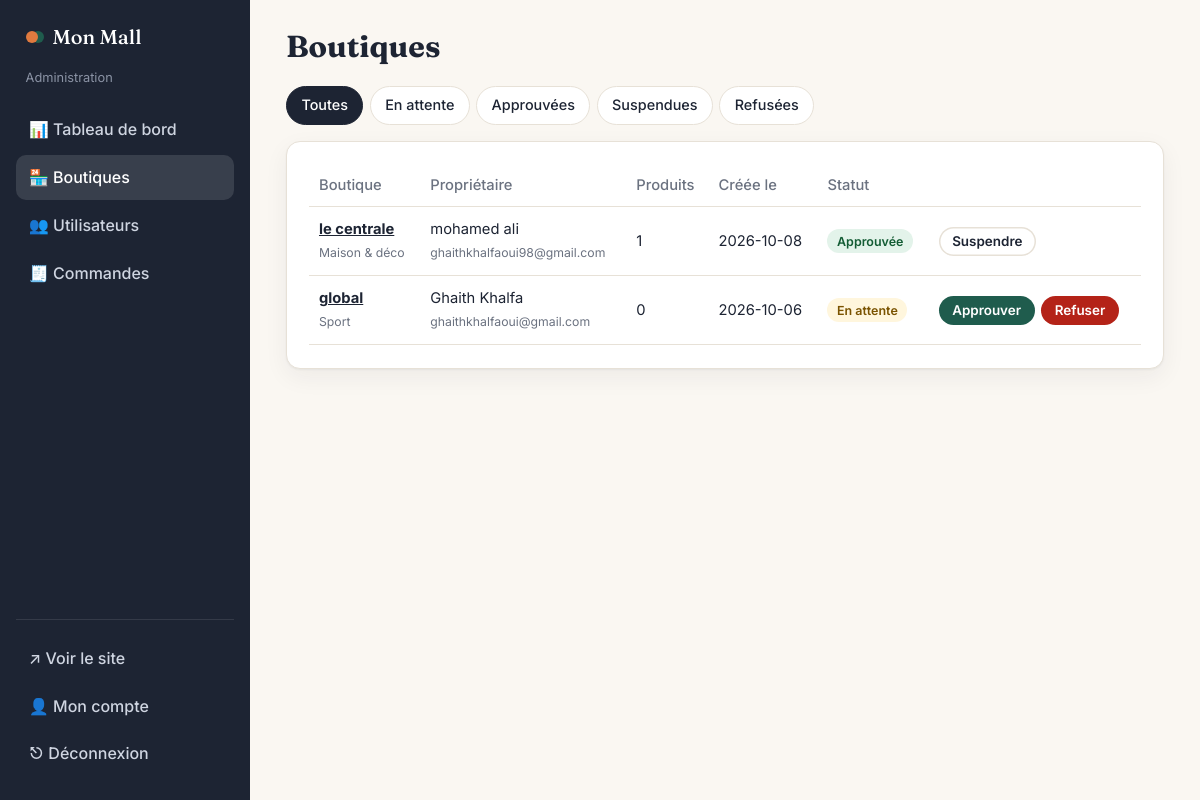
Page /admin/boutiques (signed in) on the committed database.
### tables this page shows
CREATE TABLE boutiques (
    id          INTEGER PRIMARY KEY AUTOINCREMENT,
    owner_id    INTEGER NOT NULL UNIQUE REFERENCES users(id) ON DELETE CASCADE,
    nom         TEXT NOT NULL,
    description TEXT,
    categorie   TEXT,
    telephone   TEXT,
    adresse     TEXT,
    logo        TEXT,
    statut      TEXT NOT NULL DEFAULT 'en_attente'
                CHECK (statut IN ('en_attente', 'approuvee', 'refusee', 'suspendue')),
    created_at  TEXT NOT NULL DEFAULT (datetime('now', 'localtime'))
);

CREATE TABLE users (
    id            INTEGER PRIMARY KEY AUTOINCREMENT,
    nom           TEXT NOT NULL,
    email         TEXT NOT NULL UNIQUE,
    telephone     TEXT,
    password_hash TEXT NOT NULL,
    role          TEXT NOT NULL CHECK (role IN ('client', 'vendeur', 'admin')),
    actif         INTEGER NOT NULL DEFAULT 1,
    created_at    TEXT NOT NULL DEFAULT (datetime('now', 'localtime'))
);

### app/admin.py (the view)
@admin_bp.route("/boutiques")
def boutiques():
    statut = request.args.get("statut", "")
    sql = """SELECT b.*, u.nom AS proprietaire, u.email,
                    (SELECT COUNT(*) FROM produits p WHERE p.boutique_id = b.id) AS nb_produits
             FROM boutiques b JOIN users u ON u.id = b.owner_id"""
    args = ()
    if statut:
        sql += " WHERE b.statut = ?"
        args = (statut,)
    return render_template("admin/boutiques.html", boutiques=query(sql + " ORDER BY b.created_at DESC", args),
                           filtre=statut)

### app/admin.py (called while the page is built)
@admin_bp.before_request
@login_required("admin")
def proteger():
    pass

### app/auth.py (called while the page is built)
def load_user():
    g.user = None
    uid = session.get("user_id")
    if uid:
        user = query("SELECT * FROM users WHERE id = ?", (uid,), one=True)
        if user and user["actif"]:
            g.user = user
        else:
            session.pop("user_id", None)

### app/db.py (called while the page is built)
def get_db():
    if "db" not in g:
        g.db = sqlite3.connect(current_app.config["DATABASE"])
        g.db.row_factory = sqlite3.Row
        g.db.execute("PRAGMA foreign_keys = ON")
    return g.db

def query(sql, args=(), one=False):
    rows = get_db().execute(sql, args).fetchall()
    return (rows[0] if rows else None) if one else rows

### app/utils.py (called while the page is built)
def login_required(*roles):
    def decorator(view):
        @wraps(view)
        def wrapped(*args, **kwargs):
            if g.user is None:
                flash("Connectez-vous pour continuer.", "error")
                return redirect(url_for("auth.connexion", next=request.full_path))
            if roles and g.user["role"] not in roles:
                flash("Vous n'avez pas accès à cette page.", "error")
                return redirect(url_for("main.index"))
            return view(*args, **kwargs)
        return wrapped
    return decorator

### app/templates/admin/boutiques.html (shortened to what this page needs)
{% extends "admin/base.html" %}
{% from "admin/_macros.html" import actions_boutique %}
{% block heading %}Boutiques{% endblock %}
{% block admin %}
<div class="tabs">
  {% for val, label in [('', 'Toutes'), ('en_attente', 'En attente'), ('approuvee', 'Approuvées'), ('suspendue', 'Suspendues'), ('refusee', 'Refusées')] %}
    <a href="{{ url_for('admin.boutiques', statut=val or None) }}" class="{{ 'active' if filtre == val }}">{{ label }}</a>
  {% endfor %}
</div>
<section class="panel">
  {% if boutiques %}
  <div class="table-wrap">
    <table class="table">
      <thead><tr><th>Boutique</th><th>Propriétaire</th><th>Produits</th><th>Créée le</th><th>Statut</th><th></th></tr></thead>
      <tbody>
        {% for b in boutiques %}
        <tr>
          <td><a href="{{ url_for('main.boutique', boutique_id=b.id) }}"><strong>{{ b.nom }}</strong></a><br><small class="muted">{{ b.categorie or '—' }}</small></td>
          <td>{{ b.proprietaire }}<br><small class="muted">{{ b.email }}</small></td>
          <td>{{ b.nb_produits }}</td>
          <td>{{ b.created_at[:10] }}</td>
          <td><span class="status status-{{ b.statut }}">{{ STATUTS[b.statut] }}</span></td>
          <td>{{ actions_boutique(b) }}</td>
        </tr>
        {% endfor %}
      </tbody>
    </table>
  </div>
  {% else %}
    <p class="muted">Aucune boutique dans cette catégorie.</p>
  {% endif %}
</section>
{% endblock %}

### app/templates/admin/base.html (shortened to what this page needs)
{% extends "dash_base.html" %}
{% block role %}Administration{% endblock %}
{% block menu %}
  {% set ep = request.endpoint %}
  <a href="{{ url_for('admin.dashboard') }}" class="{{ 'active' if ep == 'admin.dashboard' }}">📊 Tableau de bord</a>
  <a href="{{ url_for('admin.boutiques') }}" class="{{ 'active' if ep == 'admin.boutiques' }}">🏪 Boutiques</a>
  <a href="{{ url_for('admin.utilisateurs') }}" class="{{ 'active' if ep == 'admin.utilisateurs' }}">👥 Utilisateurs</a>
  <a href="{{ url_for('admin.commandes') }}" class="{{ 'active' if ep == 'admin.commandes' }}">🧾 Commandes</a>
{% endblock %}
{% block dash %}{% block admin %}{% endblock %}{% endblock %}

### app/templates/admin/_macros.html (shortened to what this page needs)
{% macro actions_boutique(b) %}
  <div class="actions-cell">
    {% for s, label, cls in [('approuvee', 'Approuver', ''), ('refusee', 'Refuser', 'btn-danger'), ('suspendue', 'Suspendre', 'btn-ghost')] %}
      {% if b.statut != s and not (s == 'suspendue' and b.statut != 'approuvee') and not (s == 'refusee' and b.statut == 'approuvee') %}
        <form method="post" action="{{ url_for('admin.boutique_statut', boutique_id=b.id) }}">
          <button class="btn btn-small {{ cls }}">{{ label }}</button>
        </form>
      {% endif %}
    {% endfor %}
  </div>
{% endmacro %}

### app/templates/dash_base.html (shortened to what this page needs)
{% extends "base.html" %}
{% block head %}<link rel="stylesheet" href="{{ url_for('static', filename='css/dash.css') }}">{% endblock %}
{% block body_class %}dash{% endblock %}
{% block content %}
<div class="dash-layout">
  <aside class="sidebar">
    <a class="brand" href="{{ url_for('main.index') }}"><span class="dot"></span>{{ site_name }}</a>
    <p class="sidebar-role">{% block role %}{% endblock %}</p>
    <nav>{% block menu %}{% endblock %}</nav>
    <div class="sidebar-foot">
      <a href="{{ url_for('main.index') }}">↗ Voir le site</a>
      <a href="{{ url_for('auth.mon_compte') }}">👤 Mon compte</a>
      <a href="{{ url_for('auth.deconnexion') }}">⎋ Déconnexion</a>
    </div>
  </aside>
  <div class="dash-main">
    <header class="dash-top">
      <h1>{% block heading %}{% endblock %}</h1>
    </header>
    {% block dash %}{% endblock %}
  </div>
</div>
{% endblock %}

### app/templates/base.html (shortened to what this page needs)
<!doctype html>
<html lang="fr">
<head>
  <link rel="stylesheet" href="{{ url_for('static', filename='css/style.css') }}">
  {% block head %}{% endblock %}
</head>
<body class="{% block body_class %}{% endblock %}">
  <main>
    {% block content %}{% endblock %}
  </main>
</body>
</html>

### app/static/css/style.css (style rules this page uses)
:root { --bg: #faf7f2; --surface: #ffffff; --ink: #1d2433; --muted: #6b7280; --line: #e7e1d7; --primary: #1f5c4d; --primary-soft: #e6efe9; --accent: #e07a3f; --accent-soft: #fdeee4; --danger: #b42318; --warn-bg: #fff6dd; --warn-ink: #7a5300; --radius: 14px; --shadow: 0 1px 2px rgba(29,36,51,.05), 0 8px 24px rgba(29,36,51,.06); --serif: "Fraunces", Georgia, serif; --sans: "Inter", system-ui, -apple-system, "Segoe UI", sans-serif; }
* { box-sizing: border-box; }
html, body { margin: 0; }
body { font-family: var(--sans); background: var(--bg); color: var(--ink); line-height: 1.55; }
a { color: var(--primary); }
h1, h2, h3 { font-family: var(--serif); line-height: 1.15; margin: 0 0 .5em; }
h1 { font-size: clamp(1.9rem, 4vw, 2.8rem); }
.muted { color: var(--muted); }
.btn { display: inline-block; text-align: center; background: var(--primary); color: #fff; padding: .7rem 1.25rem; border-radius: 999px; border: 0; font: 600 .95rem var(--sans); text-decoration: none; cursor: pointer; transition: transform .15s, opacity .15s; }
.btn-ghost { background: transparent; color: var(--ink); box-shadow: inset 0 0 0 1.5px var(--line); }
.btn-danger { background: var(--danger); }
.btn-small { padding: .4rem .85rem; font-size: .84rem; }
.actions form, .actions-cell form { margin: 0; }
.actions-cell { display: flex; gap: .4rem; flex-wrap: wrap; }
.brand { display: flex; align-items: center; gap: .55rem; font: 700 1.25rem var(--serif); color: var(--ink); text-decoration: none; white-space: nowrap; }
.dot { width: 12px; height: 12px; border-radius: 50%; background: var(--accent); box-shadow: 6px 0 0 var(--primary); margin-right: 6px; flex: none; }
.panel { background: var(--surface); border: 1px solid var(--line); border-radius: var(--radius); padding: 1.4rem; box-shadow: var(--shadow); }
.status { display: inline-block; padding: .15rem .6rem; border-radius: 999px; font-size: .78rem; font-weight: 600; background: #eef0f3; color: var(--muted); white-space: nowrap; }
.status-en_attente { background: var(--warn-bg); color: var(--warn-ink); }
.status-approuvee, .status-livree { background: #e3f3ea; color: #135c34; }

### app/static/css/dash.css (style rules this page uses)
.dash-layout { display: grid; grid-template-columns: 250px 1fr; min-height: 100vh; }
.sidebar { background: var(--ink); color: #cfd5e1; padding: 1.5rem 1rem; display: flex; flex-direction: column; gap: 1.2rem; position: sticky; top: 0; height: 100vh; overflow-y: auto; }
.sidebar .brand { color: #fff; padding: 0 .6rem; }
.sidebar-role { margin: 0; padding: 0 .6rem; font-size: .8rem; color: #8b93a5; }
.sidebar nav { display: grid; gap: .2rem; }
.sidebar a { color: #cfd5e1; text-decoration: none; padding: .62rem .8rem; border-radius: 10px; font-weight: 500; }
.sidebar a.active { background: rgba(255,255,255,.12); color: #fff; }
.sidebar-foot { margin-top: auto; display: grid; gap: .2rem; border-top: 1px solid rgba(255,255,255,.1); padding-top: 1rem; }
.dash-main { padding: 1.8rem clamp(16px, 3vw, 2.5rem); min-width: 0; }
.dash-top { display: flex; justify-content: space-between; align-items: center; gap: 1rem; margin-bottom: 1.4rem; flex-wrap: wrap; }
.dash-top h1 { font-size: 1.9rem; margin: 0; }
.panel { margin-bottom: 1rem; }
.tabs { display: flex; gap: .4rem; flex-wrap: wrap; margin-bottom: 1rem; }
.tabs a { padding: .45rem .9rem; border-radius: 999px; text-decoration: none; color: var(--ink); background: var(--surface); border: 1px solid var(--line); font-weight: 500; font-size: .9rem; }
.tabs a.active { background: var(--ink); color: #fff; border-color: var(--ink); }
.table-wrap { overflow-x: auto; }
.table { width: 100%; border-collapse: collapse; font-size: .92rem; }
.table th { text-align: left; color: var(--muted); font-weight: 500; padding: .6rem; border-bottom: 1px solid var(--line); white-space: nowrap; }
.table td { padding: .7rem .6rem; border-bottom: 1px solid var(--line); white-space: nowrap; vertical-align: middle; }
.table td a { color: var(--ink); }

### rows in the picture
boutiques: nom "le centrale", categorie "Maison & déco", proprietaire "mohamed ali", email "ghaithkhalfaoui98@gmail.com", nb_produits "1", created_at "2026-10-08", statut "Approuvée", label "Suspendre"
boutiques: nom "global", categorie "Sport", proprietaire "Ghaith Khalfa", email "ghaithkhalfaoui@gmail.com", nb_produits "0", created_at "2026-10-06", statut "En attente", label "Approuver" "Refuser"

### other values in the picture
{{ site_name }} "Mon Mall"
{{ label }} "Toutes" "En attente" "Approuvées" "Suspendues" "Refusées"
